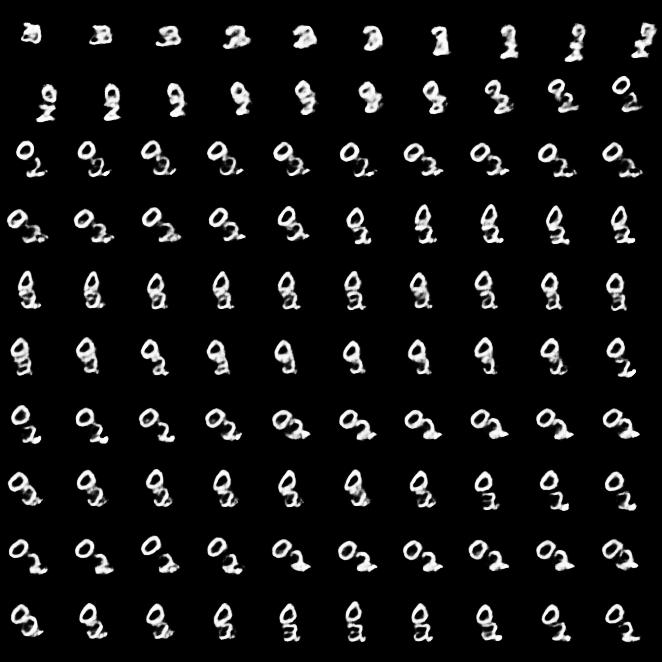

This chart was generated by the following Python code:
import torch
import torch.nn as nn
import torchvision
import matplotlib.pyplot as plt
from model import VRNN

#hyperparameters
x_dim = 64
h_dim = 1024
z_dim = 32
n_layers =  3

device = torch.device('cuda') if torch.cuda.is_available() else torch.device('cpu')

state_dict = torch.load('saves/vrnn_state_dict_291.pth', map_location = device)
model = VRNN(x_dim, h_dim, z_dim, n_layers)
model.load_state_dict(state_dict)
model.to(device)

sample = model.sample(100)
# sample = torch.squeeze(sample)
frame1 = sample[0]
frame10 = sample[-1]

sample = torchvision.utils.make_grid(sample, 10)
plt.imsave("sample.jpeg", sample.cpu().permute(1, 2, 0).numpy())

# plt.imshow(frame1.cpu().numpy(), cmap='gray')
# plt.savefig('frame1.jpeg')

# plt.imshow(frame10.cpu().numpy(), cmap='gray')
# plt.savefig('frame10.jpeg')
# plt.show()
